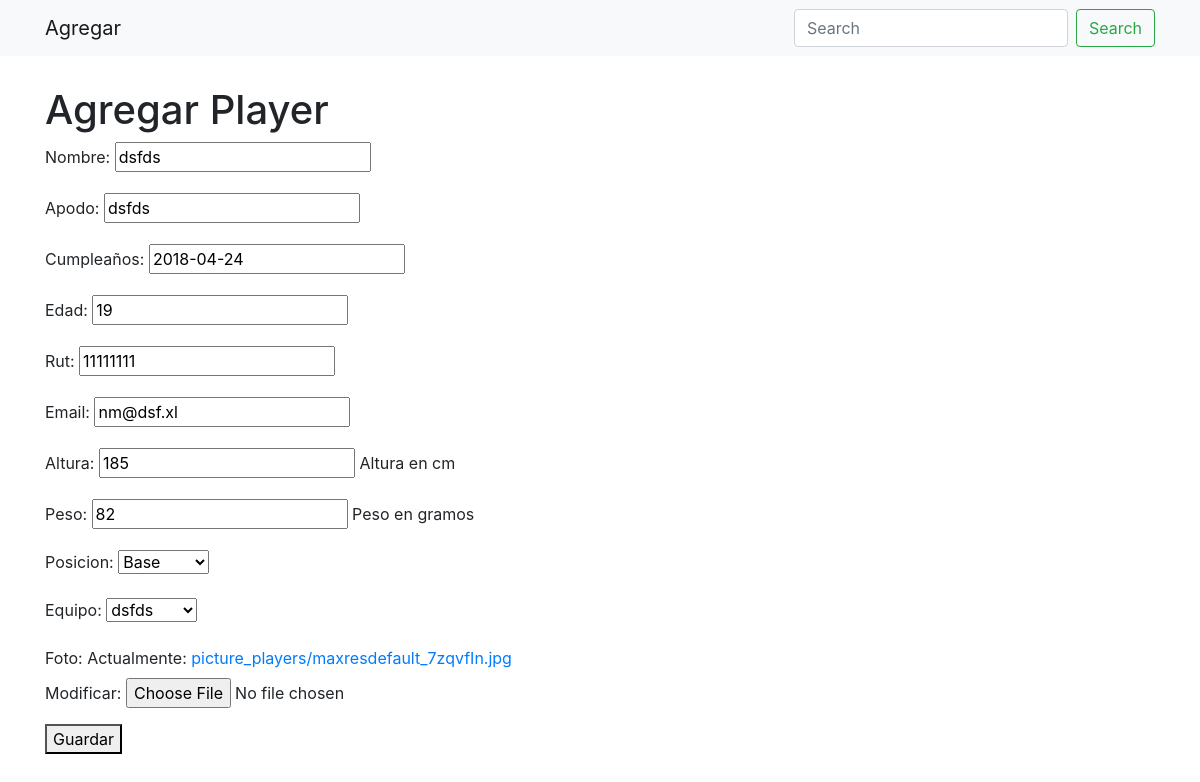
Before: /basket/editPlayer/1 (signed in) with the older database file.
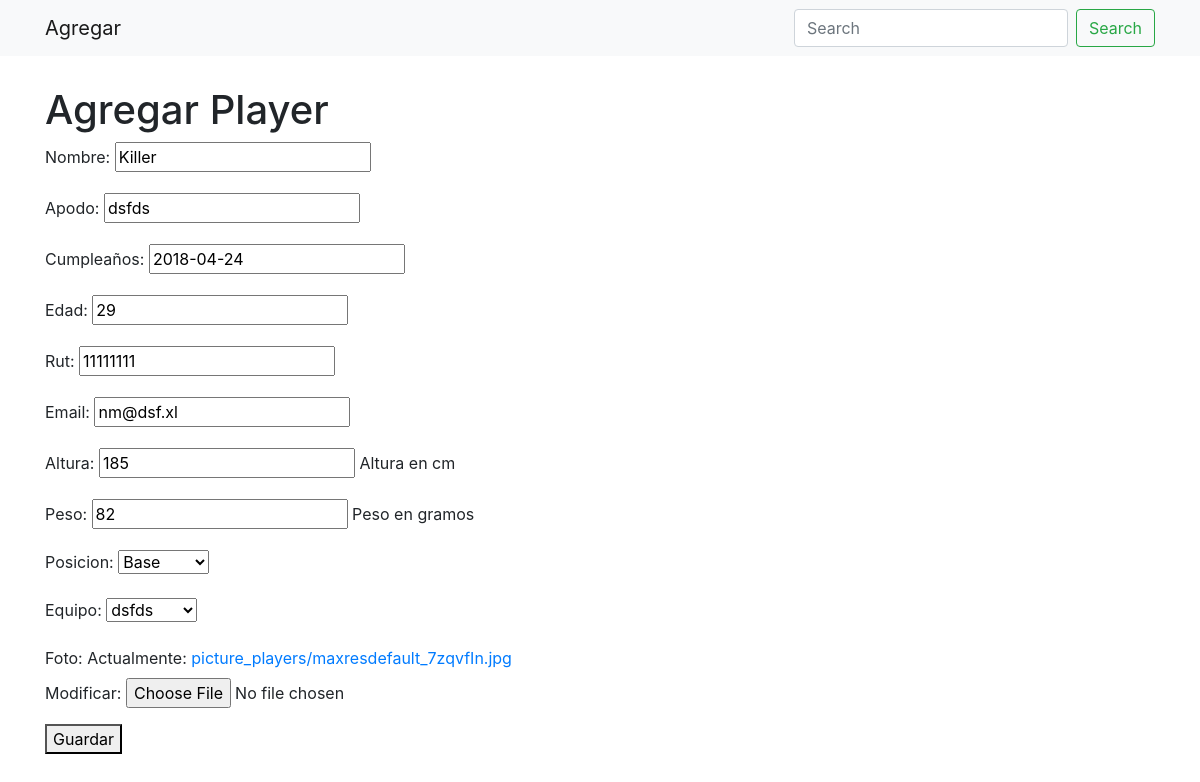
After: the same page with the newer database file.
### basket/models.py (models this page shows, shortened)
class Player(models.Model):
    name = models.CharField(max_length=120)
    nickname = models.CharField(max_length=120)
    birthday = models.DateField(null=True)
    age = models.PositiveIntegerField(null=True)
    rut = models.CharField(max_length=12)
    email = models.EmailField()
    height = models.PositiveIntegerField(help_text="Altura en cm",null=True)
    weight = models.PositiveIntegerField(help_text="Peso en gramos",null=True)
    picture = models.ImageField(upload_to='picture_players')
    position = models.CharField(max_length=60, choices=POSITION_PLAYER_CHOICES)
    team = models.ForeignKey(Team, on_delete=models.CASCADE,null=True)

class Team(models.Model):
    name = models.CharField(max_length=120)
    description = models.TextField()
    logo = models.ImageField(upload_to='logos')
    def __str__(self):
        return self.name

### basket/views.py (the view)
# urls.py: path('editPlayer/<int:id_Jugador>', views.editarJugador, name="editPlayer"),
@user_passes_test(lambda u: u.is_superuser, login_url = '../aut/login' )
def editarJugador(request,id_Jugador):
    template_name='player/AgregarPlayer.html'
    jugador= Player.objects.get(id=id_Jugador)
    if request.method=='GET':
        form=PlayerForm(instance=jugador)
    else:
        form = PlayerForm(request.POST, request.FILES, instance=jugador)
        if form.is_valid():
            form.save()
            return HttpResponseRedirect(reverse('listPlayer'))
    return render(request, template_name,{'form':form})

### basket/forms.py
class PlayerForm(ModelForm):
    class Meta:
        model = Player
        fields = [
            'name',
            'nickname',
            'birthday',
            'age',
            'rut',
            'email',
            'height',
            'weight',
            'position',
            'team',
            'picture',
        ]
        labels={
            'name':'Nombre',
            'nickname':'Apodo',
            'birthday':'Cumpleaños',
            'age':'Edad',
            'rut':'Rut',
            'email':'Email',
            'height':'Altura',
            'weight':'Peso',
            'position':'Posicion',
            'team':'Equipo',
            'picture':'Foto',
        }
        widgets={
            'birthday':forms.DateInput(),
        }

### basket/templates/player/AgregarPlayer.html
{% extends 'Bases/agregar.html' %}
{% block titulo %}
  <h1 style="margin-top:30px;">Agregar Player</h1>
{% endblock %}
{% block datos %}
{{form.as_p}}
{% endblock %}

Changed rows visible on the page:
changed Player "dsfds": name "dsfds" → "Killer"; age "19" → "29"
